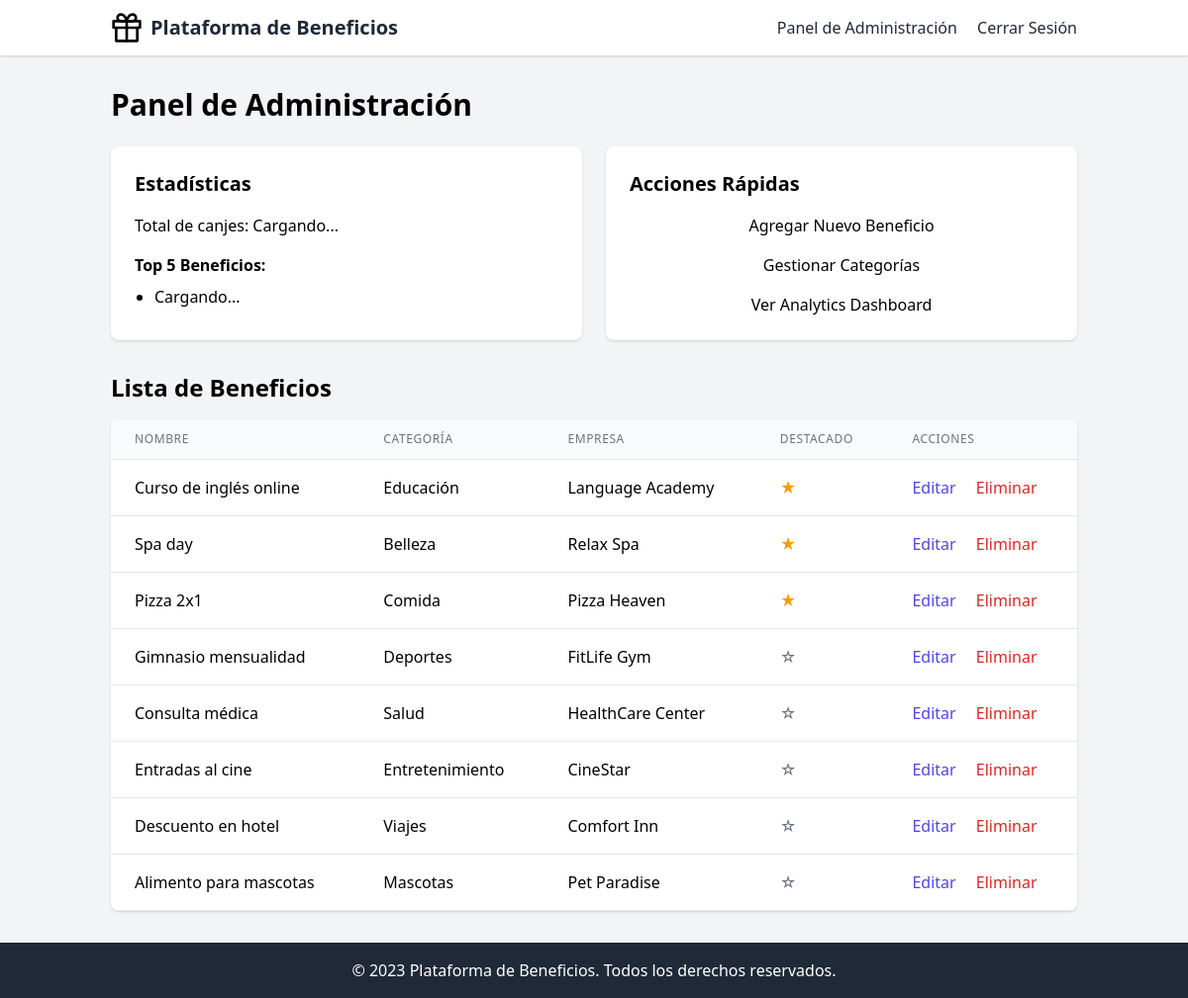
The app's page /admin/dashboard (signed in), older data.
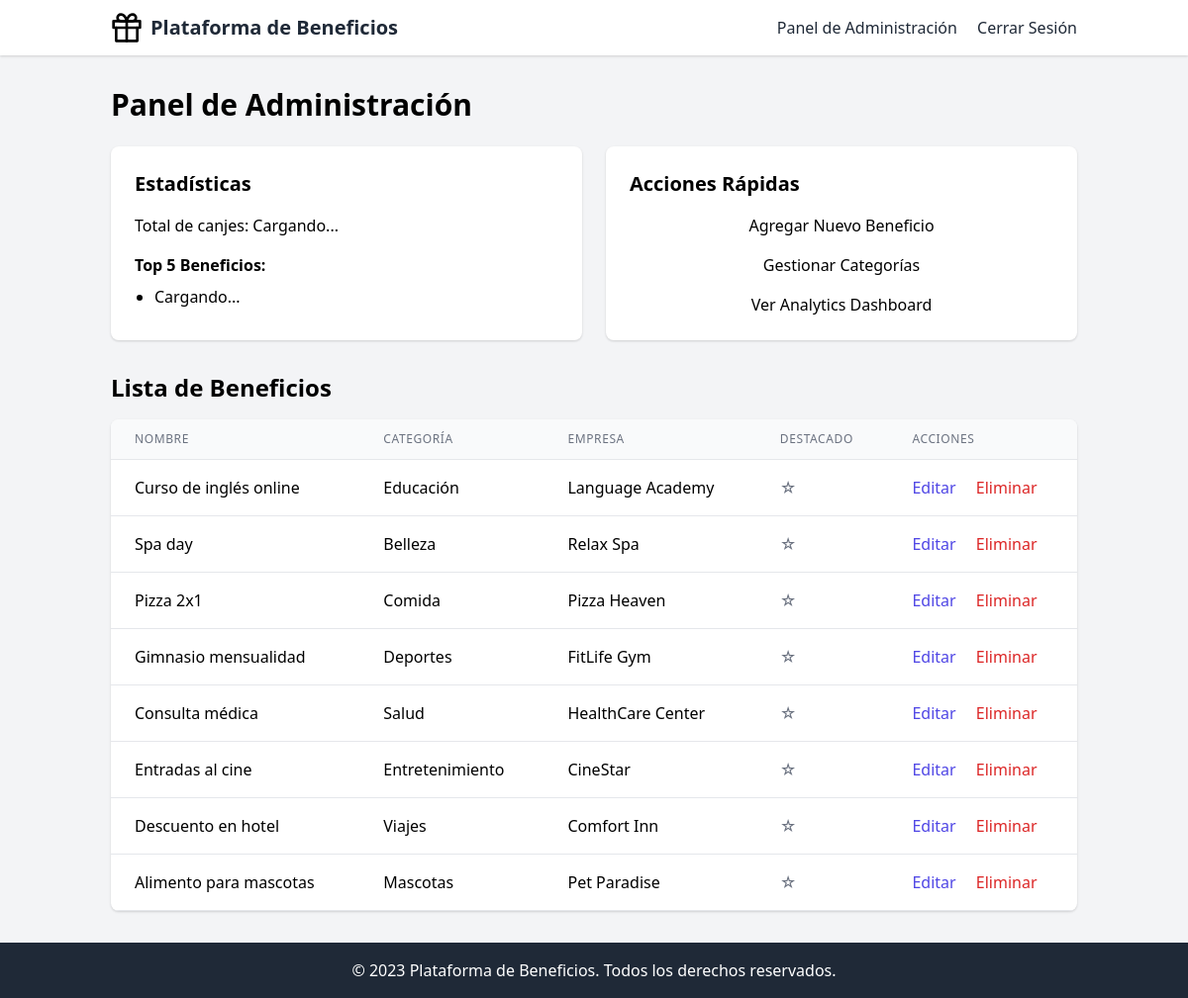
The same page, newer data.
### app/models.py (models this page shows)
class Benefit(db.Model):
    id = db.Column(db.Integer, primary_key=True)
    name = db.Column(db.String(128), index=True)
    description = db.Column(db.Text)
    image_url = db.Column(db.String(256))
    company = db.Column(db.String(128))
    category_id = db.Column(db.Integer, db.ForeignKey('category.id'))
    redemptions = db.relationship('Redemption', backref='benefit', lazy='dynamic')
    featured = db.Column(db.Boolean, default=False)

class Category(db.Model):
    id = db.Column(db.Integer, primary_key=True)
    name = db.Column(db.String(64), index=True, unique=True)
    image_url = db.Column(db.String(256))  # New field for category image
    benefits = db.relationship('Benefit', backref='category', lazy='dynamic')

### app/admin/routes.py (the view)
@bp.route('/dashboard')
@login_required
def dashboard():
    benefits = Benefit.query.all()
    categories = Category.query.all()
    return render_template('admin/dashboard.html', benefits=benefits, categories=categories)

### app/models.py (called while the page is built)
@login_manager.user_loader
def load_user(id):
    return User.query.get(int(id))

### templates/admin/dashboard.html (shortened to what this page needs)
{% extends "base.html" %}
{% block content %}
<h1 class="text-3xl font-bold mb-6">Panel de Administración</h1>
<div class="grid grid-cols-1 md:grid-cols-2 gap-6 mb-8">
    <div class="bg-white rounded-lg shadow p-6">
        <h2 class="text-xl font-semibold mb-4">Estadísticas</h2>
        <p>Total de canjes: <span id="total-redemptions">Cargando...</span></p>
        <h3 class="font-semibold mt-4 mb-2">Top 5 Beneficios:</h3>
        <ul id="top-benefits" class="list-disc pl-5">
            <li>Cargando...</li>
        </ul>
    </div>
    <div class="bg-white rounded-lg shadow p-6">
        <h2 class="text-xl font-semibold mb-4">Acciones Rápidas</h2>
        <a href="{{ url_for('admin.add_benefit') }}" class="btn-primary block text-center mb-4">Agregar Nuevo Beneficio</a>
        <a href="{{ url_for('admin.categories') }}" class="btn-primary block text-center mb-4">Gestionar Categorías</a>
        <a href="{{ url_for('admin.analytics') }}" class="btn-primary block text-center">Ver Analytics Dashboard</a>
    </div>
</div>
<h2 class="text-2xl font-semibold mb-4">Lista de Beneficios</h2>
<div class="overflow-x-auto bg-white rounded-lg shadow">
    <table class="min-w-full">
        <thead>
            <tr>
                <th class="px-6 py-3 border-b border-gray-200 bg-gray-50 text-left text-xs leading-4 font-medium text-gray-500 uppercase tracking-wider">Nombre</th>
                <th class="px-6 py-3 border-b border-gray-200 bg-gray-50 text-left text-xs leading-4 font-medium text-gray-500 uppercase tracking-wider">Categoría</th>
                <th class="px-6 py-3 border-b border-gray-200 bg-gray-50 text-left text-xs leading-4 font-medium text-gray-500 uppercase tracking-wider">Empresa</th>
                <th class="px-6 py-3 border-b border-gray-200 bg-gray-50 text-left text-xs leading-4 font-medium text-gray-500 uppercase tracking-wider">Destacado</th>
                <th class="px-6 py-3 border-b border-gray-200 bg-gray-50 text-left text-xs leading-4 font-medium text-gray-500 uppercase tracking-wider">Acciones</th>
            </tr>
        </thead>
        <tbody>
            {% for benefit in benefits %}
            <tr>
                <td class="px-6 py-4 whitespace-no-wrap border-b border-gray-200">{{ benefit.name }}</td>
                <td class="px-6 py-4 whitespace-no-wrap border-b border-gray-200">{{ benefit.category.name }}</td>
                <td class="px-6 py-4 whitespace-no-wrap border-b border-gray-200">{{ benefit.company }}</td>
                <td class="px-6 py-4 whitespace-no-wrap border-b border-gray-200">
                    <form action="{{ url_for('admin.toggle_featured', id=benefit.id) }}" method="POST" class="inline">
                        <button type="submit" class="{% if benefit.featured %}text-yellow-500{% else %}text-gray-500{% endif %} hover:text-yellow-700">
                            {% if benefit.featured %}★{% else %}☆{% endif %}
                        </button>
                    </form>
                </td>
                <td class="px-6 py-4 whitespace-no-wrap border-b border-gray-200">
                    <a href="{{ url_for('admin.edit_benefit', id=benefit.id) }}" class="text-indigo-600 hover:text-indigo-900 mr-4">Editar</a>
                    <form class="delete-form inline" action="{{ url_for('admin.delete_benefit', id=benefit.id) }}" method="POST">
                        <button type="submit" class="text-red-600 hover:text-red-900">Eliminar</button>
                    </form>
                </td>
            </tr>
            {% endfor %}
        </tbody>
    </table>
</div>
{% endblock %}

### templates/base.html (shortened to what this page needs)
<!DOCTYPE html>
<html lang="es">
<head>
    <link rel="stylesheet" href="{{ url_for('static', filename='css/tailwind.css') }}">
</head>
<body class="bg-gray-100">
    <header class="bg-white shadow">
        <nav class="container mx-auto px-6 py-3">
            <div class="flex justify-between items-center">
                <a href="{{ url_for('main.index') }}" class="text-xl font-bold text-gray-800 flex items-center">
                    <img src="{{ url_for('static', filename='img/logo.svg') }}" alt="Logo" class="h-8 w-8 mr-2">
                    Plataforma de Beneficios
                </a>
                <div>
                    {% if current_user.is_authenticated %}
                        <a href="{{ url_for('admin.dashboard') }}" class="text-gray-800 hover:text-gray-600 mr-4">Panel de Administración</a>
                        <a href="{{ url_for('auth.logout') }}" class="text-gray-800 hover:text-gray-600">Cerrar Sesión</a>
                    {% endif %}
                </div>
            </div>
        </nav>
    </header>
    <main class="container mx-auto px-6 py-8">
        {% block content %}{% endblock %}
    </main>
    <footer class="bg-gray-800 text-white py-4">
        <div class="container mx-auto px-6 text-center">
            <p>&copy; 2023 Plataforma de Beneficios. Todos los derechos reservados.</p>
        </div>
    </footer>
</body>
</html>

Row changes from the older to the newer data that the page shows:
changed Benefit "Curso de inglés online": featured "★" → "☆"
changed Benefit "Spa day": featured "★" → "☆"
changed Benefit "Pizza 2x1": featured "★" → "☆"
